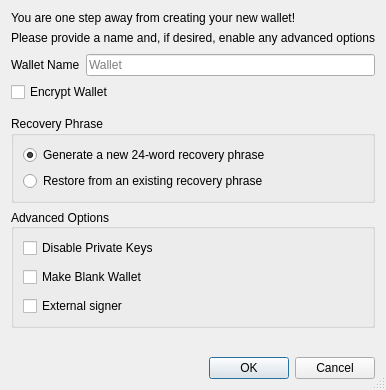
<?xml version="1.0" encoding="UTF-8"?>
<ui version="4.0">
 <class>CreateWalletDialog</class>
 <widget class="QDialog" name="CreateWalletDialog">
  <property name="geometry">
   <rect>
    <x>0</x>
    <y>0</y>
    <width>371</width>
    <height>390</height>
   </rect>
  </property>
  <property name="windowTitle">
   <string>Create Wallet</string>
  </property>
  <property name="sizeGripEnabled">
   <bool>true</bool>
  </property>
  <layout class="QVBoxLayout" name="verticalLayout">
   <item>
    <widget class="QLabel" name="label_description">
     <property name="sizePolicy">
      <sizepolicy hsizetype="Preferred" vsizetype="Preferred">
       <horstretch>0</horstretch>
       <verstretch>0</verstretch>
      </sizepolicy>
     </property>
     <property name="text">
      <string>You are one step away from creating your new wallet!</string>
     </property>
     <property name="alignment">
      <set>Qt::AlignLeading|Qt::AlignLeft|Qt::AlignVCenter</set>
     </property>
     <property name="wordWrap">
      <bool>false</bool>
     </property>
    </widget>
   </item>
   <item>
    <widget class="QLabel" name="label_subdescription">
     <property name="text">
      <string>Please provide a name and, if desired, enable any advanced options</string>
     </property>
    </widget>
   </item>
   <item>
    <spacer name="verticalSpacer">
     <property name="orientation">
      <enum>Qt::Vertical</enum>
     </property>
     <property name="sizeType">
      <enum>QSizePolicy::Fixed</enum>
     </property>
     <property name="sizeHint" stdset="0">
      <size>
       <width>20</width>
       <height>3</height>
      </size>
     </property>
    </spacer>
   </item>
   <item>
    <layout class="QHBoxLayout" name="horizontalLayout">
     <item>
      <widget class="QLabel" name="wallet_name_label">
       <property name="text">
        <string>Wallet Name</string>
       </property>
      </widget>
     </item>
     <item>
      <widget class="QLineEdit" name="wallet_name_line_edit">
       <property name="minimumSize">
        <size>
         <width>262</width>
         <height>0</height>
        </size>
       </property>
       <property name="placeholderText">
        <string>Wallet</string>
       </property>
      </widget>
     </item>
    </layout>
   </item>
   <item>
    <widget class="QCheckBox" name="encrypt_wallet_checkbox">
     <property name="toolTip">
      <string>Encrypt the wallet. The wallet will be encrypted with a passphrase of your choice.</string>
     </property>
     <property name="text">
      <string>Encrypt Wallet</string>
     </property>
     <property name="checked">
      <bool>false</bool>
     </property>
    </widget>
   </item>
   <item>
    <spacer name="verticalSpacer_1">
     <property name="orientation">
      <enum>Qt::Vertical</enum>
     </property>
     <property name="sizeType">
      <enum>QSizePolicy::Fixed</enum>
     </property>
     <property name="sizeHint" stdset="0">
      <size>
       <width>20</width>
       <height>8</height>
      </size>
     </property>
    </spacer>
   </item>
   <item>
    <widget class="QGroupBox" name="seed_groupbox">
     <property name="toolTip">
      <string>A recovery phrase (BIP39) of 24 words lets you restore this wallet and all its addresses on any device.</string>
     </property>
     <property name="title">
      <string>Recovery Phrase</string>
     </property>
     <layout class="QVBoxLayout" name="verticalLayout_seed">
      <item>
       <widget class="QRadioButton" name="seed_generate_radio">
        <property name="toolTip">
         <string>Create a new wallet and show its 24-word recovery phrase so you can write it down.</string>
        </property>
        <property name="text">
         <string>Generate a new 24-word recovery phrase</string>
        </property>
        <property name="checked">
         <bool>true</bool>
        </property>
       </widget>
      </item>
      <item>
       <widget class="QRadioButton" name="seed_restore_radio">
        <property name="toolTip">
         <string>Recreate an existing wallet from its recovery phrase. The blockchain will be rescanned for its coins.</string>
        </property>
        <property name="text">
         <string>Restore from an existing recovery phrase</string>
        </property>
       </widget>
      </item>
     </layout>
    </widget>
   </item>
   <item>
    <widget class="QGroupBox" name="groupBox">
     <property name="title">
      <string>Advanced Options</string>
     </property>
     <property name="alignment">
      <set>Qt::AlignLeading|Qt::AlignLeft|Qt::AlignVCenter</set>
     </property>
     <property name="flat">
      <bool>false</bool>
     </property>
     <property name="checkable">
      <bool>false</bool>
     </property>
     <layout class="QVBoxLayout" name="verticalLayout_groupbox">
      <property name="spacing">
       <number>9</number>
      </property>
      <item>
       <widget class="QCheckBox" name="disable_privkeys_checkbox">
        <property name="enabled">
         <bool>true</bool>
        </property>
        <property name="toolTip">
         <string>Disable private keys for this wallet. Wallets with private keys disabled will have no private keys and cannot have an HD seed or imported private keys. This is ideal for watch-only wallets.</string>
        </property>
        <property name="text">
         <string>Disable Private Keys</string>
        </property>
       </widget>
      </item>
      <item>
       <widget class="QCheckBox" name="blank_wallet_checkbox">
        <property name="toolTip">
         <string>Make a blank wallet. Blank wallets do not initially have private keys or scripts. Private keys and addresses can be imported, or an HD seed can be set, at a later time.</string>
        </property>
        <property name="text">
         <string>Make Blank Wallet</string>
        </property>
       </widget>
      </item>
      <item>
       <widget class="QCheckBox" name="external_signer_checkbox">
        <property name="toolTip">
         <string>Use an external signing device such as a hardware wallet. Configure the external signer script in wallet preferences first.</string>
        </property>
        <property name="text">
         <string>External signer</string>
        </property>
       </widget>
      </item>
     </layout>
    </widget>
   </item>
   <item>
    <spacer name="verticalSpacer_2">
     <property name="orientation">
      <enum>Qt::Vertical</enum>
     </property>
     <property name="sizeHint" stdset="0">
      <size>
       <width>20</width>
       <height>0</height>
      </size>
     </property>
    </spacer>
   </item>
   <item>
    <widget class="QDialogButtonBox" name="buttonBox">
     <property name="orientation">
      <enum>Qt::Horizontal</enum>
     </property>
     <property name="standardButtons">
      <set>QDialogButtonBox::Cancel|QDialogButtonBox::Ok</set>
     </property>
    </widget>
   </item>
  </layout>
 </widget>
 <tabstops>
  <tabstop>wallet_name_line_edit</tabstop>
  <tabstop>encrypt_wallet_checkbox</tabstop>
  <tabstop>seed_generate_radio</tabstop>
  <tabstop>seed_restore_radio</tabstop>
  <tabstop>disable_privkeys_checkbox</tabstop>
  <tabstop>blank_wallet_checkbox</tabstop>
  <tabstop>external_signer_checkbox</tabstop>
 </tabstops>
 <resources/>
 <connections>
  <connection>
   <sender>buttonBox</sender>
   <signal>accepted()</signal>
   <receiver>CreateWalletDialog</receiver>
   <slot>accept()</slot>
   <hints>
    <hint type="sourcelabel">
     <x>248</x>
     <y>254</y>
    </hint>
    <hint type="destinationlabel">
     <x>157</x>
     <y>274</y>
    </hint>
   </hints>
  </connection>
  <connection>
   <sender>buttonBox</sender>
   <signal>rejected()</signal>
   <receiver>CreateWalletDialog</receiver>
   <slot>reject()</slot>
   <hints>
    <hint type="sourcelabel">
     <x>316</x>
     <y>260</y>
    </hint>
    <hint type="destinationlabel">
     <x>286</x>
     <y>274</y>
    </hint>
   </hints>
  </connection>
 </connections>
</ui>
